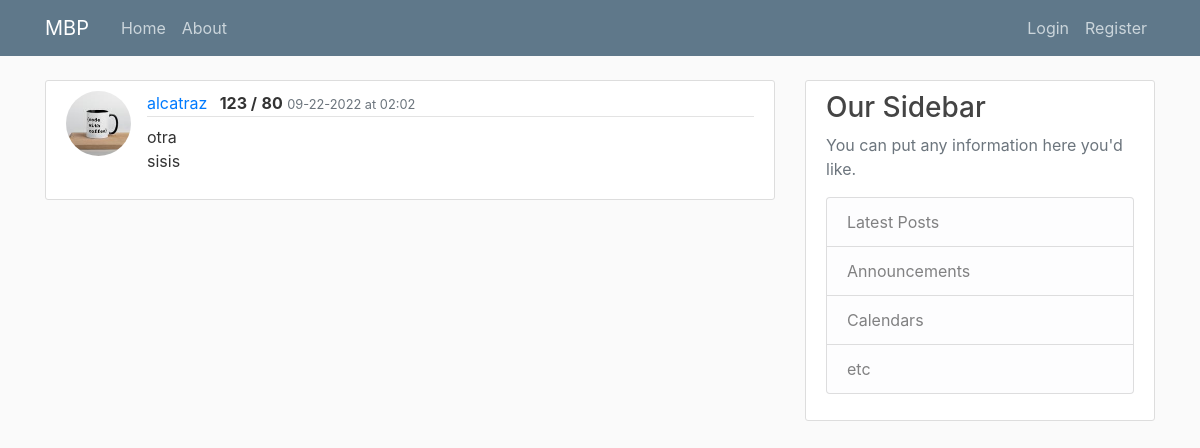
Page /reading/2/ on the earlier database version.
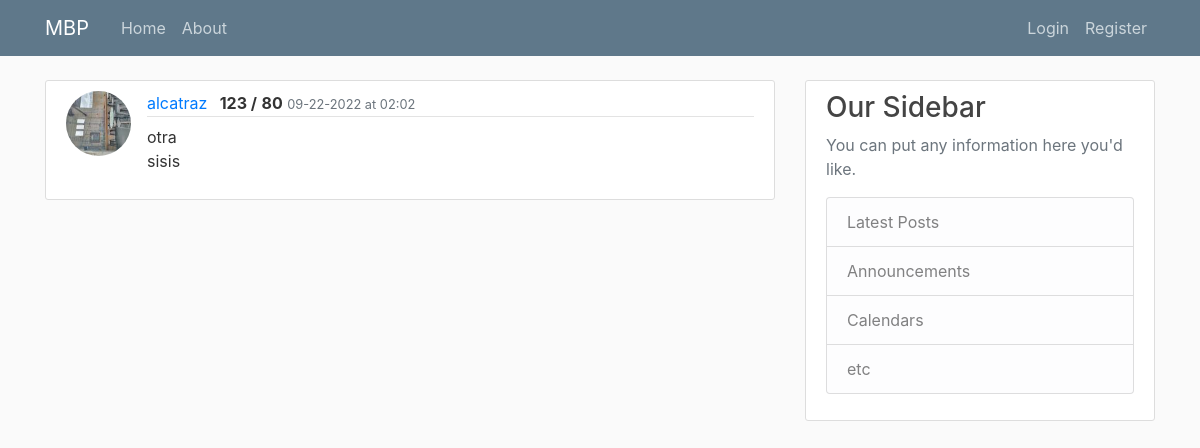
Same page on the later database version.
### mbp/models.py (models this page shows, shortened)
class User(db.Model, UserMixin):
    id = db.Column(db.Integer, primary_key=True)
    username = db.Column(db.String(20), unique=True, nullable=False)
    email = db.Column(db.String(120), unique=True, nullable=False)
    image_file = db.Column(db.String(20), nullable=False, default='default.jpg')
    password = db.Column(db.String(60), nullable=False)
    readings = db.relationship('Reading', backref='user', lazy=True)

### mbp/readings/routes.py (the view)
@readings.route('/reading/<int:reading_id>/')
def reading(reading_id):
    reading = Reading.query.get_or_404(reading_id)
    return render_template('reading.html', title='User Readings', reading=reading)

### mbp/templates/reading.html (shortened to what this page needs)
{% extends "base.html" %}
{% block content %}
    <article class="media content-section">
      <img class="rounded-circle article-img" src="{{ url_for('static', filename='profile_pics/' + reading.user.image_file) }}" />
      <div class="media-body">
        <div class="article-metadata">
          <a class="mr-2" href="{{ url_for('users.user_readings', username=reading.user.username) }}">{{ reading.user.username }}</a>
          <text class="font-weight-bold">{{ reading.sys }} /</text>
          <text class="font-weight-bold">{{ reading.dia}}</text>
          <small class="text-muted">{{ reading.date_posted.strftime('%m-%d-%Y at %H:%M') }}</small>
        </div>
            <p class="article-content">{{ reading.notes }}</p>
      </div>
    </article>
{% endblock content %}

Differences in the rows shown:
changed User "alcatraz": image_file: a different picture
